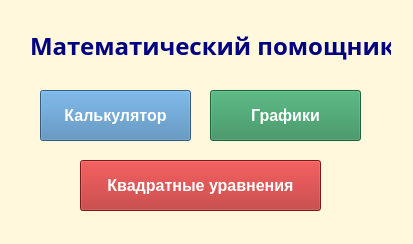
<?xml version="1.0" encoding="UTF-8"?>
<ui version="4.0">
 <class>Form</class>
 <widget class="QWidget" name="Form">
  <property name="geometry">
   <rect>
    <x>0</x>
    <y>0</y>
    <width>413</width>
    <height>244</height>
   </rect>
  </property>
  <property name="windowTitle">
   <string>Главное меню</string>
  </property>
  <property name="styleSheet">
   <string notr="true">QWidget{
background:Cornsilk;
}
</string>
  </property>
  <widget class="QLabel" name="label">
   <property name="geometry">
    <rect>
     <x>30</x>
     <y>20</y>
     <width>361</width>
     <height>51</height>
    </rect>
   </property>
   <property name="font">
    <font>
     <family>Latha</family>
     <pointsize>18</pointsize>
     <weight>75</weight>
     <bold>true</bold>
    </font>
   </property>
   <property name="styleSheet">
    <string notr="true">color:Navy;</string>
   </property>
   <property name="text">
    <string>Математический помощник</string>
   </property>
  </widget>
  <widget class="QPushButton" name="calcul">
   <property name="geometry">
    <rect>
     <x>40</x>
     <y>90</y>
     <width>151</width>
     <height>51</height>
    </rect>
   </property>
   <property name="font">
    <font>
     <pointsize>12</pointsize>
     <weight>75</weight>
     <bold>true</bold>
    </font>
   </property>
   <property name="styleSheet">
    <string notr="true">QPushButton{
background:SteelBlue;
color:white;
}
QPushButton:hover{
background-color:rgb(52, 98, 135);
}
QPushButton:pressed{
background-color:rgb(33, 61, 85);
}</string>
   </property>
   <property name="text">
    <string>Калькулятор</string>
   </property>
  </widget>
  <widget class="QPushButton" name="quatro">
   <property name="enabled">
    <bool>true</bool>
   </property>
   <property name="geometry">
    <rect>
     <x>80</x>
     <y>160</y>
     <width>241</width>
     <height>51</height>
    </rect>
   </property>
   <property name="font">
    <font>
     <pointsize>12</pointsize>
     <weight>75</weight>
     <bold>true</bold>
    </font>
   </property>
   <property name="styleSheet">
    <string notr="true">QPushButton{
background:FireBrick;
color:white;
}
QPushButton:hover{
background-color:rgb(143, 27, 27);
}
QPushButton:pressed{
background-color:rgb(104, 19, 19);
}</string>
   </property>
   <property name="text">
    <string>Квадратные уравнения</string>
   </property>
  </widget>
  <widget class="QPushButton" name="graph">
   <property name="geometry">
    <rect>
     <x>210</x>
     <y>90</y>
     <width>151</width>
     <height>51</height>
    </rect>
   </property>
   <property name="font">
    <font>
     <pointsize>12</pointsize>
     <weight>75</weight>
     <bold>true</bold>
    </font>
   </property>
   <property name="styleSheet">
    <string notr="true">QPushButton{
background:Seagreen;
color:white;
}
QPushButton:hover{
background-color:rgb(29, 89, 55);
}
QPushButton:pressed{
background-color:rgb(22, 67, 41);
}</string>
   </property>
   <property name="text">
    <string>Графики</string>
   </property>
  </widget>
 </widget>
 <resources/>
 <connections/>
</ui>
